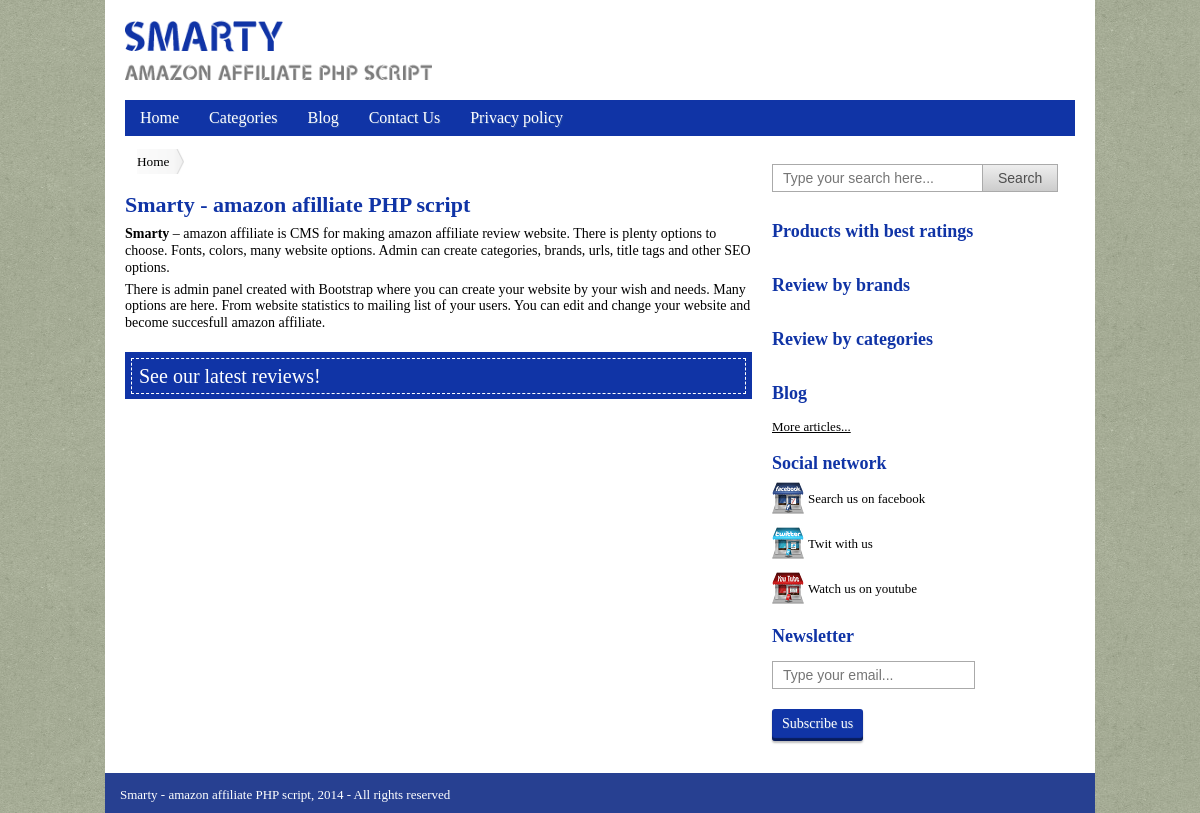
The page / on the database its author committed.
### tables this page shows
CREATE TABLE `website_frontend` (
  `website_frontend_id` int(11) NOT NULL,
  `website_frontend_name` varchar(255) NOT NULL,
  `website_frontend_logo` varchar(255) NOT NULL,
  `website_frontend_favicon` varchar(255) NOT NULL,
  `website_frontend_meta_tag` text NOT NULL,
  `website_frontend_title_tag` varchar(255) NOT NULL,
  `website_frontend_facebook_url` varchar(255) NOT NULL,
  `website_frontend_twitter_url` varchar(255) NOT NULL,
  `website_frontend_youtube_url` varchar(255) NOT NULL,
  `website_frontend_h1` varchar(255) NOT NULL,
  `website_frontend_description` text NOT NULL,
  `website_frontend_fonts` varchar(50) NOT NULL,
  `website_frontend_color` varchar(50) NOT NULL,
  `website_frontend_directory` varchar(255) NOT NULL,
  `website_frontend_email` varchar(255) NOT NULL,
  `website_privacy_policy_content` text NOT NULL,
  `website_frontend_language` varchar(3) NOT NULL,
  `website_frontend_product_count` int(11) NOT NULL,
  `website_frontend_url_rewrite_status` tinyint(1) NOT NULL,
  PRIMARY KEY (`website_frontend_id`)
);

CREATE TABLE `website_frontend_navigation_links` (
  `website_frontend_navigation_link_id` int(11) NOT NULL AUTO_INCREMENT,
  `website_frontend_navigation_link1_name` varchar(255) NOT NULL,
  `website_frontend_navigation_link1_url` varchar(255) NOT NULL,
  `website_frontend_navigation_link2_name` varchar(255) NOT NULL,
  `website_frontend_navigation_link2_url` varchar(255) NOT NULL,
  `website_frontend_navigation_link3_name` varchar(255) NOT NULL,
  `website_frontend_navigation_link3_url` varchar(255) NOT NULL,
  `website_frontend_navigation_link4_name` varchar(255) NOT NULL,
  `website_frontend_navigation_link4_url` varchar(255) NOT NULL,
  `website_frontend_navigation_link5_name` varchar(255) NOT NULL,
  `website_frontend_navigation_link5_url` varchar(255) NOT NULL,
  `website_frontend_navigation_link6_name` varchar(255) NOT NULL,
  `website_frontend_navigation_link6_url` varchar(255) NOT NULL,
  PRIMARY KEY (`website_frontend_navigation_link_id`),
  UNIQUE KEY `website_frontend_navigation_link1_url` (`website_frontend_navigation_link1_url`),
  UNIQUE KEY `website_frontend_navigation_link2_url` (`website_frontend_navigation_link2_url`),
  UNIQUE KEY `website_frontend_navigation_link3_url` (`website_frontend_navigation_link3_url`),
  UNIQUE KEY `website_frontend_navigation_link4_url` (`website_frontend_navigation_link4_url`),
  UNIQUE KEY `website_frontend_navigation_link5_url` (`website_frontend_navigation_link5_url`),
  UNIQUE KEY `website_frontend_navigation_link6_url` (`website_frontend_navigation_link6_url`)
);

### includes/mobile-navigation.php (called while the page is built, shortened)
     <?php
     $website_frontend_navigation_links_query = "SELECT * FROM website_frontend_navigation_links WHERE website_frontend_navigation_link_id=1";
     foreach ($connread->query($website_frontend_navigation_links_query) as $row) {
         $website_frontend_navigation_link1_name = $row['website_frontend_navigation_link1_name'];
         $website_frontend_navigation_link4_name = $row['website_frontend_navigation_link4_name'];
         $website_frontend_navigation_link4_url = $row['website_frontend_navigation_link4_url'];
?>
     <?php } ?>

### includes/language.php (called while the page is built, shortened)
<?php
$website_frontend_query = "SELECT * FROM website_frontend WHERE website_frontend_id=1";
foreach ($connread->query($website_frontend_query) as $row) {
$language=$row['website_frontend_language'];
switch ($language) {
    case 'en':
        $latest_reviews='See our latest reviews!';
		$all_rights_reserved='All rights reserved';
		$product_with_best_rtgs_h3='Products with best ratings';
		$review_by_brands_h3='Review by brands';
		$review_by_ctgs_h3='Review by categories';
		$social_networks_h3='Social network';
		$fb_link='Search us on facebook';
		$twitter_link='Twit with us';
		$youtube_link='Watch us on youtube';
		$more_link='More articles...';
		$search='Search';
		$search_placeholder='Type your search here...';
		$subscribe_msg='Subscribe us';
		$type_email='Type your email...';
		$newsletter='Newsletter';
        break;
		}
		}

### includes/url-rewriting.php (called while the page is built, shortened)
<?php
$website_frontend_query = "SELECT * FROM website_frontend WHERE website_frontend_id=1";
foreach ($connread->query($website_frontend_query) as $row) {
$website_frontend_url_rewrite_status=$row['website_frontend_url_rewrite_status'];
switch ($website_frontend_url_rewrite_status) {
    case '0':
		$sufixwithoutpar='.php';
        break;
		}
		}

### includes/side-page.php (the view, shortened to what this page needs)
<div id="side-page">
	<form id="tfnewsearch" method="post" action="">
		        <input type="text" required placeholder="<?php echo $search_placeholder;?>" class="tftextinput" name="q" size="21" maxlength="120"><input type="submit" value="<?php echo $search; ?>" name="search" class="tfbutton">
    </form>
    <h3><strong><?php echo $product_with_best_rtgs_h3; ?></strong></h3>
    <br/>
    <h3><strong><?php echo $review_by_brands_h3; ?></strong></h3>
    <br/>
    <h3><strong><?php echo $review_by_ctgs_h3; ?></strong></h3>
    <br/>
    <h3><strong><?php echo $website_frontend_navigation_link4_name; ?></strong></h3>
    <br/>
	<?php
    $website_frontend_social_query = "SELECT * FROM website_frontend WHERE website_frontend_id=1";
    foreach ($connread->query($website_frontend_social_query) as $row) {
	$website_frontend_facebook_url=$row['website_frontend_facebook_url'];
	$website_frontend_twitter_url=$row['website_frontend_twitter_url'];
	$website_frontend_youtube_url=$row['website_frontend_youtube_url'];
    ?>
    <span id="more"> <a href="<?php echo $website_frontend_navigation_link4_url; ?><?php echo $sufixwithoutpar; ?>"><u><?php echo $more_link; ?></u></a></span>
	<h3><strong><?php echo $social_networks_h3; ?></strong></h3>
	<span id="fb"><a href="<?php echo $website_frontend_facebook_url; ?>" target="_blank"><?php echo $fb_link; ?></a></span>
    <span id="twitter"><a href="<?php echo $website_frontend_twitter_url; ?>" target="_blank"><?php echo $twitter_link; ?></a></span>
    <span id="youtube"><a href="<?php echo $website_frontend_youtube_url; ?>" target="_blank"><?php echo $youtube_link; ?></a></span>
	<?php } ?>
	<h3><strong><?php echo $newsletter; ?></strong></h3>
	<br/>
	<form method="POST" action="#">
	<input class="tftextinput" type="email" name="mailing_list_email" required placeholder="<?php echo $type_email; ?>" />
	<input type="submit"  value="<?php echo $subscribe_msg; ?>" name="subscribe" class="button">
    </form>
	<br/>
</div>

### index.php (shortened to what this page needs)
<?php
$connread = dbConnect('read', 'pdo');
include 'includes/language.php';
include 'includes/url-rewriting.php';
?>
<!DOCTYPE html>
<html lang="en">
<head>
    <?php
    include 'includes/index-header.php';
    ?>
    <?php
    include 'includes/navigation.php';
    ?>
    <?php
    include 'includes/mobile-navigation.php';
    ?>
    <div id="content">
        <ul id="crumbs">
            <li>
                <a href="">
				<?php echo $website_frontend_navigation_link1_name; ?></a>
            </li>
        </ul>
        <div class="clearfix"></div>
        <div class="two-third-column">
            <?php
            $website_frontend_query = "SELECT * FROM website_frontend WHERE website_frontend_id=1";
            foreach ($connread->query($website_frontend_query) as $row) {
                ?>
                <h1><strong><?php echo $website_frontend_h1; ?></strong></h1>
                <?php echo $website_frontend_description; ?>
            <?php } ?>
            <div id="headings">
                <h2><?php echo $latest_reviews; ?></h2>
            </div>
        </div>
        <div class="one-third-column">
            <?php include 'includes/side-page.php'; ?>
        </div>
    </div>
    <div class="clearfix"></div>
    <br/>
    <?php
	include 'includes/footer.php';
	?>
    </div>
    </body>
</html>

### includes/index-header.php (shortened to what this page needs)
<?php
$website_frontend_query = "SELECT * FROM website_frontend WHERE website_frontend_id=1";
foreach ($connread->query($website_frontend_query) as $row) {
    $website_frontend_logo = $row['website_frontend_logo'];
    $website_frontend_title_tag = $row['website_frontend_title_tag'];
    $website_frontend_fonts = $row['website_frontend_fonts'];
    $website_frontend_color = $row['website_frontend_color'];
    $website_frontend_h1 = $row['website_frontend_h1'];
    $website_frontend_description = $row['website_frontend_description'];
    ?>
   <link rel="stylesheet" href="css/main.css?<?php echo date('l jS \of F Y h:i:s A'); ?>" />
   <link rel="stylesheet" href="css/green_cup.css?<?php echo date('l jS \of F Y h:i:s A'); ?>" />
   <link rel="stylesheet" href="font_css/<?php echo $website_frontend_fonts; ?>" />
   <link rel="stylesheet" href="color_css/<?php echo $website_frontend_color; ?>" />
</head>
<body>
   <div id="wrapper">
       <div id="header">
	       <a href="index.php"><img src="<?php echo $website_frontend_logo; ?>" alt="<?php echo $website_frontend_title_tag; ?>" />
		   </a>
	   </div>
<?php } ?>

### includes/navigation.php (shortened to what this page needs)
<div id="nav">
    <ul id="topnav">
        <?php
        $website_frontend_navigation_links_query = "SELECT * FROM website_frontend_navigation_links WHERE website_frontend_navigation_link_id=1";
        foreach ($connread->query($website_frontend_navigation_links_query) as $row) {
        $website_frontend_navigation_link1_name = $row['website_frontend_navigation_link1_name'];
        $website_frontend_navigation_link2_name = $row['website_frontend_navigation_link2_name'];
        $website_frontend_navigation_link4_name = $row['website_frontend_navigation_link4_name'];
        $website_frontend_navigation_link4_url = $row['website_frontend_navigation_link4_url'];
        $website_frontend_navigation_link5_name = $row['website_frontend_navigation_link5_name'];
        $website_frontend_navigation_link5_url = $row['website_frontend_navigation_link5_url'];
        $website_frontend_navigation_link6_name = $row['website_frontend_navigation_link6_name'];
        $website_frontend_navigation_link6_url = $row['website_frontend_navigation_link6_url'];
		?>
        <li>
            <a href="index.php"><?php echo $website_frontend_navigation_link1_name; ?></a>
        </li>
        <li>
            <a href=""><?php echo $website_frontend_navigation_link2_name; ?></a>
        </li>
        <li>
            <a href="<?php echo $website_frontend_navigation_link4_url; ?><?php echo $sufixwithoutpar; ?>"><?php echo $website_frontend_navigation_link4_name; ?></a>
        </li>
        <li>
            <a href="<?php echo $website_frontend_navigation_link5_url; ?><?php echo $sufixwithoutpar; ?>"><?php echo $website_frontend_navigation_link5_name; ?></a>
        </li>
        <li>
            <a href="<?php echo $website_frontend_navigation_link6_url; ?><?php echo $sufixwithoutpar; ?>"><?php echo $website_frontend_navigation_link6_name; ?></a>
        </li>
    </ul>
</div>
<?php } ?>

### includes/footer.php (shortened to what this page needs)
<div id="footer">
    <?php
    $website_frontend_query = "SELECT * FROM website_frontend WHERE website_frontend_id=1";
    foreach ($connread->query($website_frontend_query) as $row) {
        $website_frontend_name = $row['website_frontend_name'];
        ?>
        <p><span><a href="index.php"><?php echo $website_frontend_name; ?></a>, 2014 - <?php echo $all_rights_reserved; ?></span></p>
    <?php } ?>
</div>

### css/green_cup.css (style rules this page uses)
body { background:url('bg/green_cup.png') fixed!important; }

### color_css/egyptianblue.css (style rules this page uses)
h1, h2, h3 { color: #1034A6; }
#headings { background: #1034A6; }
.button { background: #1034A6; }
#nav, #mobile-nav { background: #1034A6; }
#footer { background: #274091; min-height: 40px; }

### rows shown on the page
website_frontend: website_frontend_logo (picture), website_frontend_h1 "Smarty - amazon afilliate PHP script", website_frontend_description "Smarty – amazon affiliate is CMS for making amazon affiliate review website. There is plenty options to choose. Fonts, colors, many website options. Admin can create categories, brands, urls, title tags and other SEO options. There is admin panel created with Bootstrap where you can create your website by your wish and needs. Many options are here. From website statistics to mailing list of your users. You can edit and change your website and become succesfull amazon affiliate.", website_frontend_language "See our latest reviews!", q "Type your search here...", search "Search", website_frontend_language "Products with best ratings", website_frontend_language "Review by brands", website_frontend_language "Review by categories", website_frontend_language "More articles...", website_frontend_language "Social network", website_frontend_language "Search us on facebook", website_frontend_language "Twit with us", website_frontend_language "Watch us on youtube", website_frontend_language "Newsletter", mailing_list_email "Type your email...", subscribe "Subscribe us", website_frontend_name "Smarty - amazon affiliate PHP script", website_frontend_language "All rights reserved"
website_frontend_navigation_links: website_frontend_navigation_link1_name "Home", website_frontend_navigation_link2_name "Categories", website_frontend_navigation_link4_name "Blog", website_frontend_navigation_link5_name "Contact Us", website_frontend_navigation_link6_name "Privacy policy"
